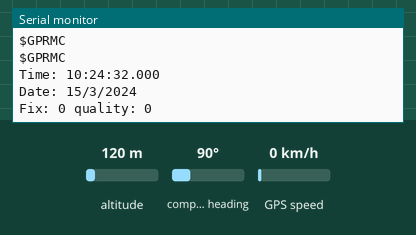
Bench run of a sketch on a simulated Arduino Uno, built with avr-gcc and run on an emulated ATmega328P. Shown: the last lines printed to the serial monitor. The test bench sets the inputs (shaded band); at power-on: altitude 120 m, compass heading 90°, GPS speed 0 km/h. The GPS gets a fix after 3 s at 37.7749, -122.4194 with 8 satellites.

Above: at 2.2 s.
2.3 s: altitude set to 20 m
At 3.6 s:
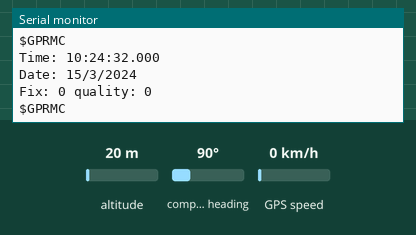
5.5 s: compass heading set to 7°
At 6.4 s:
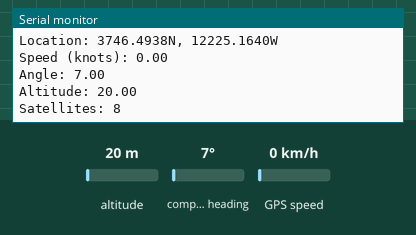
7.0 s: GPS speed set to 2 km/h
At 7.8 s:
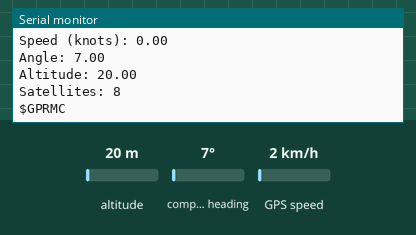
Timing chart, 0 to 10.0 s (numbered marks = the images above; inputs shaded):
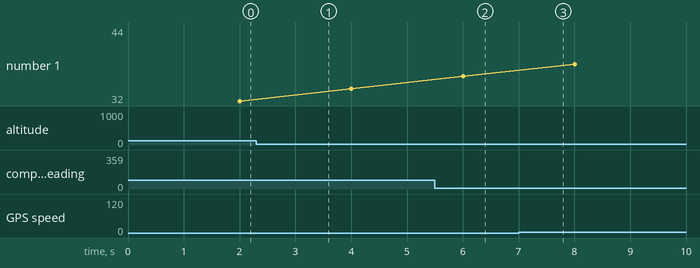

The sketch:

Test_GPS_I2C_responds.ino
```cpp
// Test code for Adafruit GPS That Support Using I2C
//
// This code shows how to parse data from the I2C GPS
//
// Pick one up today at the Adafruit electronics shop
// and help support open source hardware & software! -ada

#include <Adafruit_GPS.h>

// Connect to the GPS on the hardware I2C port
Adafruit_GPS GPS(&Wire);

// Set GPSECHO to 'false' to turn off echoing the GPS data to the Serial console
// Set to 'true' if you want to debug and listen to the raw GPS sentences
#define GPSECHO false

uint32_t timer = millis();


void setup()
{
  //while (!Serial);  // uncomment to have the sketch wait until Serial is ready

  // connect at 115200 so we can read the GPS fast enough and echo without dropping chars
  // also spit it out
  Serial.begin(115200);
  Serial.println("Adafruit I2C GPS library basic test!");

  // 9600 NMEA is the default baud rate for Adafruit MTK GPS's- some use 4800
  GPS.begin(0x10);  // The I2C address to use is 0x10
  // uncomment this line to turn on RMC (recommended minimum) and GGA (fix data) including altitude
  GPS.sendCommand(PMTK_SET_NMEA_OUTPUT_RMCGGA);
  // uncomment this line to turn on only the "minimum recommended" data
  //GPS.sendCommand(PMTK_SET_NMEA_OUTPUT_RMCONLY);
  // For parsing data, we don't suggest using anything but either RMC only or RMC+GGA since
  // the parser doesn't care about other sentences at this time
  // Set the update rate
  GPS.sendCommand(PMTK_SET_NMEA_UPDATE_1HZ); // 1 Hz update rate
  // For the parsing code to work nicely and have time to sort thru the data, and
  // print it out we don't suggest using anything higher than 1 Hz

  // Request updates on antenna status, comment out to keep quiet
  GPS.sendCommand(PGCMD_ANTENNA);

  delay(1000);

  // Ask for firmware version
  GPS.println(PMTK_Q_RELEASE);
}

void loop() // run over and over again
{
  // read data from the GPS in the 'main loop'
  char c = GPS.read();
  // if you want to debug, this is a good time to do it!
  if (GPSECHO)
    if (c) Serial.print(c);
  // if a sentence is received, we can check the checksum, parse it...
  if (GPS.newNMEAreceived()) {
    // a tricky thing here is if we print the NMEA sentence, or data
    // we end up not listening and catching other sentences!
    // so be very wary if using OUTPUT_ALLDATA and trying to print out data
    Serial.println(GPS.lastNMEA()); // this also sets the newNMEAreceived() flag to false
    if (!GPS.parse(GPS.lastNMEA())) // this also sets the newNMEAreceived() flag to false
      return; // we can fail to parse a sentence in which case we should just wait for another
  }

  // approximately every 2 seconds or so, print out the current stats
  if (millis() - timer > 2000) {
    timer = millis(); // reset the timer
    Serial.print("\nTime: ");
    if (GPS.hour < 10) { Serial.print('0'); }
    Serial.print(GPS.hour, DEC); Serial.print(':');
    if (GPS.minute < 10) { Serial.print('0'); }
    Serial.print(GPS.minute, DEC); Serial.print(':');
    if (GPS.seconds < 10) { Serial.print('0'); }
    Serial.print(GPS.seconds, DEC); Serial.print('.');
    if (GPS.milliseconds < 10) {
      Serial.print("00");
    } else if (GPS.milliseconds > 9 && GPS.milliseconds < 100) {
      Serial.print("0");
    }
    Serial.println(GPS.milliseconds);
    Serial.print("Date: ");
    Serial.print(GPS.day, DEC); Serial.print('/');
    Serial.print(GPS.month, DEC); Serial.print("/20");
    Serial.println(GPS.year, DEC);
    Serial.print("Fix: "); Serial.print((int)GPS.fix);
    Serial.print(" quality: "); Serial.println((int)GPS.fixquality);
    if (GPS.fix) {
      Serial.print("Location: ");
      Serial.print(GPS.latitude, 4); Serial.print(GPS.lat);
      Serial.print(", ");
      Serial.print(GPS.longitude, 4); Serial.println(GPS.lon);
      Serial.print("Speed (knots): "); Serial.println(GPS.speed);
      Serial.print("Angle: "); Serial.println(GPS.angle);
      Serial.print("Altitude: "); Serial.println(GPS.altitude);
      Serial.print("Satellites: "); Serial.println((int)GPS.satellites);
    }
  }
}
```

Measured:
- after the input at 5.5 s, the serial monitor: prints a new line after 0.51 s (image 2)
